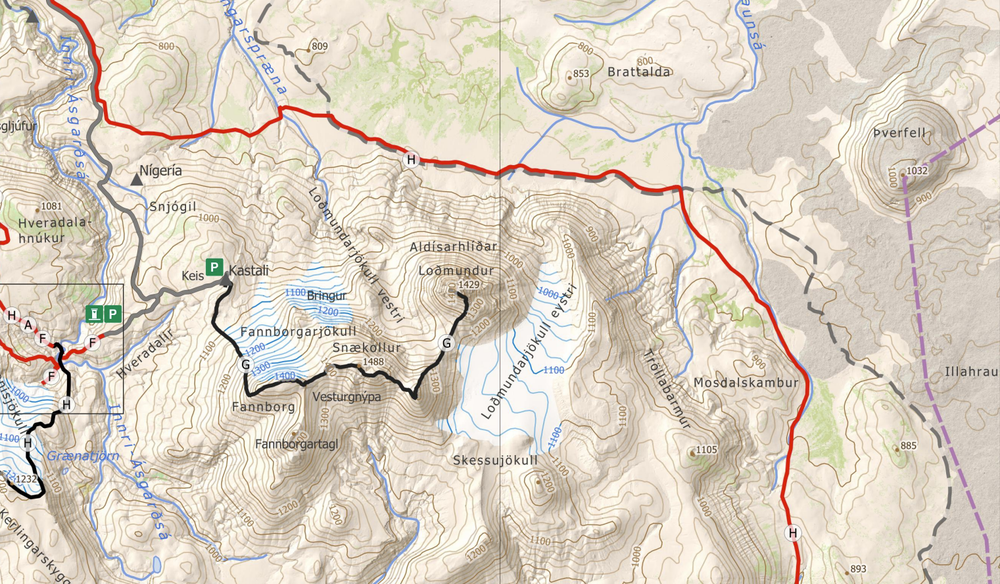
#> input picture trail.png, 1000 x 584 px, shrunk from 1521 x 888 before the run
$ python snake.py
#> lines starting #> are read from the running program, lines starting #| are printed output that depends on the picture
### pyplotmap.py
import matplotlib.pyplot as plt


class PyplotMap:
    def initMap(self, width_of_map, height_of_map):
#> called with width_of_map = 60, height_of_map = 36
        plt.ion()
        self.fig, self.ax = plt.subplots(figsize=(10, 6))
        self.img = plt.imread("trail.png")
#> self.img is the input picture: shape (584, 1000, 4) float32; mean R, G, B, A 0.86, 0.823, 0.768, 1
        self.drawing = self.ax.imshow(self.img, extent=[0, width_of_map, 0, height_of_map])
        # plt.waitforbuttonpress()

    def init_drone(self, drone_x, drone_y, number_of_drones):
#> called with drone_x = 22, drone_y = 13, number_of_drones = 1
        self.drone_plotters = []
        for drone_plotter in range(number_of_drones):
            (drone_plot,) = self.ax.plot(drone_x, drone_y, marker="s", markersize=10)
            self.drone_plotters.append(drone_plot)
        # plt.waitforbuttonpress()

        # self.ax.imshow(self.img, extent=[0, self.img.shape[1], 0, self.img.shape[0]])
        # self.ax.plot(x, x, '--', linewidth=2, color='firebrick')

    def init_lost_person(self, person_x, person_y):
#> `#     print(f"drone:   {drone_x}, {drone_y}")`:
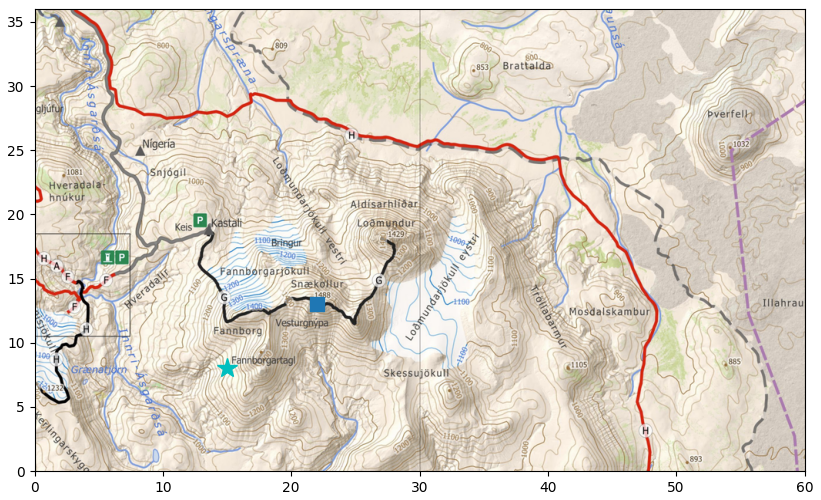
#> figure drawn by matplotlib, 1 panel
        self.ax.plot(person_x, person_y, marker="*", markersize=15, color="c")
        # plt.waitforbuttonpress()

    def init_station(self, person_x, person_y):
        self.ax.plot(person_x, person_y, marker="P", markersize=20, color="k")
        # plt.waitforbuttonpress()

    def update_drone_pos(self, drone_x, drone_y, which_drone):
        self.drone_plotters[which_drone].set_xdata(drone_x)
        self.drone_plotters[which_drone].set_ydata(drone_y)

        # plt.waitforbuttonpress()
        # self.fig.clear()

    # [12 lines left out: functions DrawPath, update_map, not called in this run]

    def mark_searched_area(self, X, Y):
        self.ax.plot(X, Y, marker="X", color="red")


# 1498
# 2484

### snake.py
import pyplotmap
import sys
import random
import time
from datetime import datetime

map_x = 15
map_y = 36
# for plotting
mapXX = 60
mapYY = 36

# PathScheduler = Path.Path()
SimpleMap = pyplotmap.PyplotMap()

# areaStatus = [["not scouted"] * mapY] * mapX
areaStatus = [["not scouted" for y in range(mapYY)] for x in range(mapXX)]

DroneX = 22
DroneY = 13
LostX = 15
LostY = 8


areaStatus[DroneX][DroneY] = "scouted"
areaStatus[LostX][LostY] = "bingo"


SimpleMap.initMap(mapXX, mapYY)
SimpleMap.init_drone(DroneX, DroneY, 1)
SimpleMap.init_lost_person(LostX, LostY)
time.sleep(2)

tickCount = 0
survivorFound = False


# [80 lines left out: function snake_algoithm_generator, not called in this run]


# [21 lines of commented-out code are left out]

$ run again, with DronesMap2.png copied over trail.png
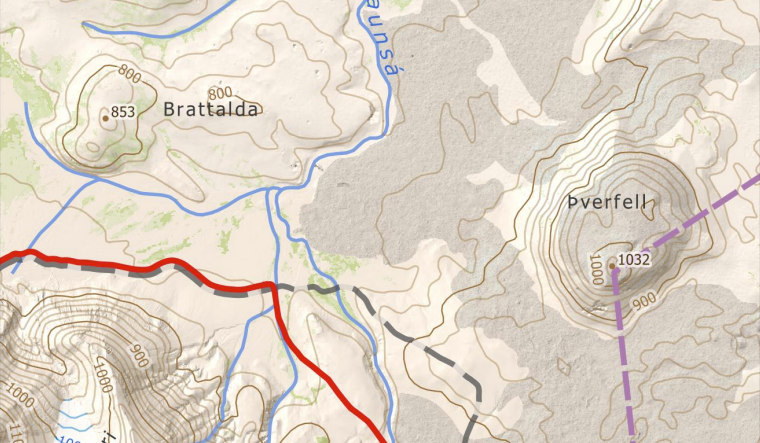
#> input picture DronesMap2.png, 760 x 443 px
#> in initMap, self.img is the input picture: shape (443, 760, 4) float32; mean R, G, B, A 0.874, 0.835, 0.785, 1
#> `#     print(f"drone:   {drone_x}, {drone_y}")`:
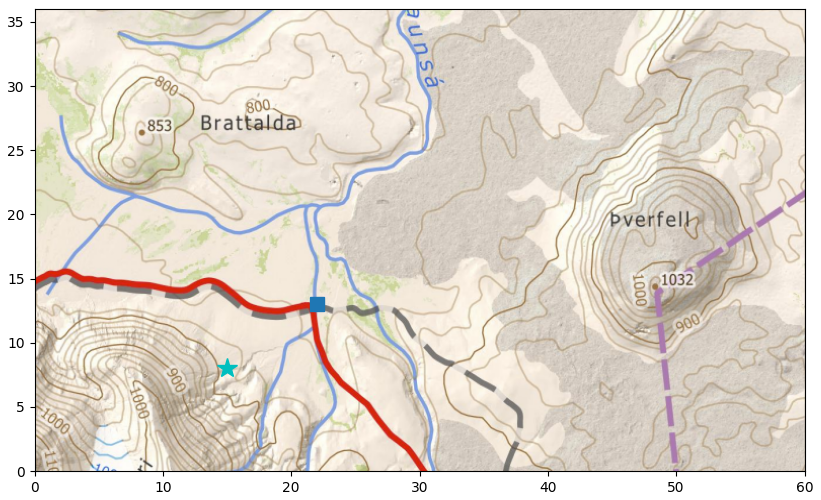
#> figure drawn by matplotlib, 1 panel

$ run again, with img.png copied over trail.png
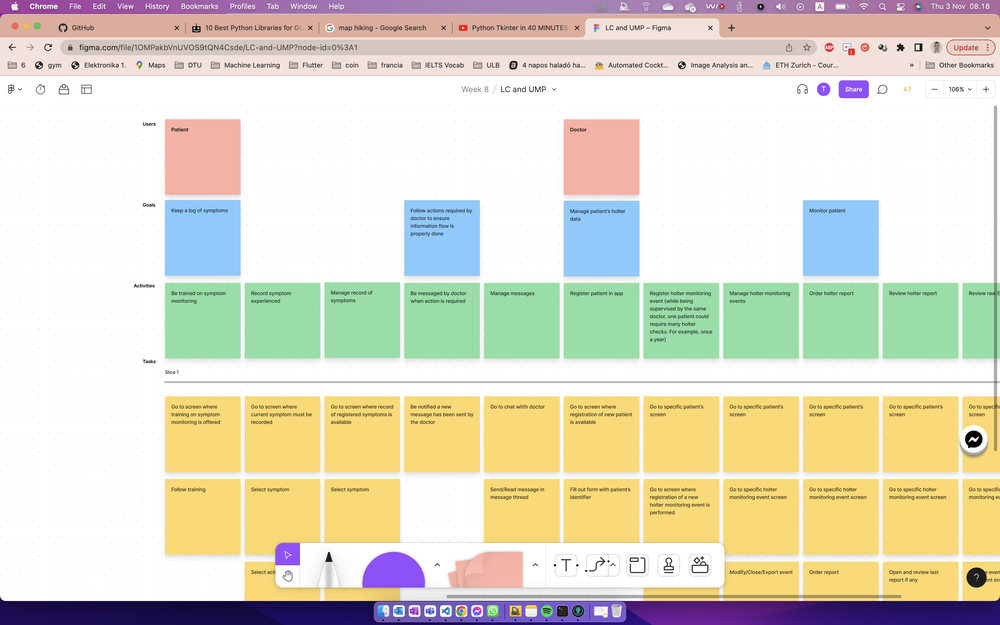
#> input picture img.png, 1000 x 625 px, shrunk from 3584 x 2240 before the run
#> in initMap, self.img is the input picture: shape (625, 1000, 4) float32; mean R, G, B, A 0.873, 0.859, 0.787, 1
#> `#     print(f"drone:   {drone_x}, {drone_y}")`:
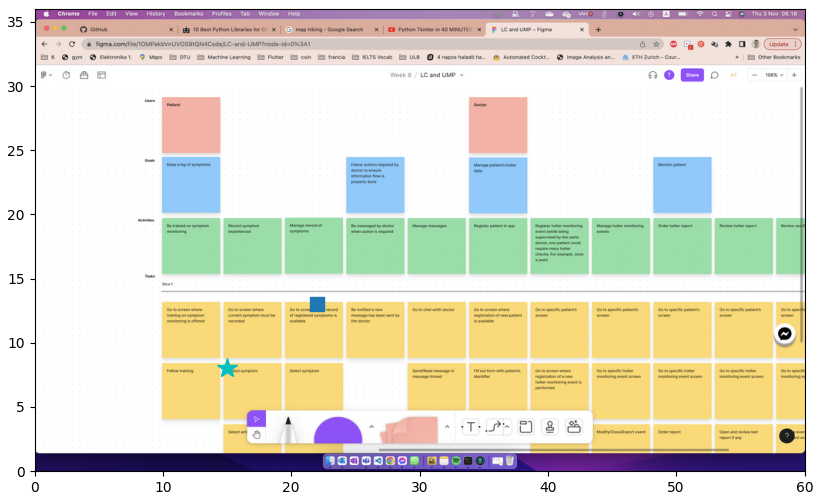
#> figure drawn by matplotlib, 1 panel
